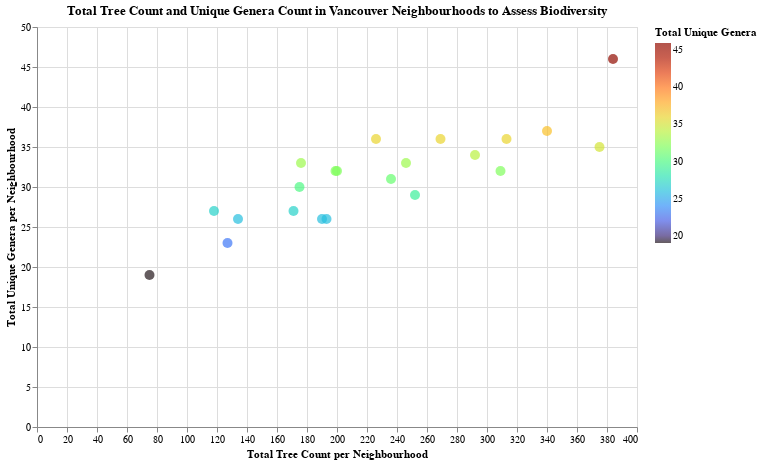

This figure's notebook cell:
### Markdown cell above
Figure 3 highlights that Kensinton-Cedar Cottage possesses mostly moderate diameters. However, for some trees, diameter at breast height can get up to 41.5cm, which is quite a large tree. Although most trees don't fall into this category, some do, and this indicates that preventative action against the emerald ash borer is important in the Kensington-Cedar Cottage neighbourhood. This is especially true considering the high number of Flaxinus trees in Kensington-Cedar Cottage. Furthermore, although the emerald ash borer prefers trees in the Flaxinus genus as its host, once it has infected all Flaxinus trees, it would move on to trees belonging to other genera in the area, further highlighting the importance of taking preventative action. The species with higher diameter wouldn't necessarily have to be Flaxinus to be infected. Moreover, larger diameter trees provide crucial ecological services to the neighbourhood and would also be more difficult to save, and more costly to remove if infected. Kitsilano, on the other hand, possesses a tree diameter range larger than Kensington-Cedar Cottage, with values of up to 71cm. This value was observed in Table 2 as the highest diameter value present in the dataframe. This indicates significant fuel loads if a wildfire occurs in the region, and emphasizes the need for wildfire safety measures to be put in place around the neighbourhood. Similarly to trees that aren't Flaxinus being at risk in the Kensington-Cedar Cottage neighbourhood, trees that aren't Pinus would also be at risk in the Kitsilano neighbourhood if a wildfire occurs. A wildfire burning a tree in the Pinus genus would be more flammable, but a wildfire in higher diameter trees would result in more fuel in the case of any genera, despite flammability varying. It is also important to note the potential of flammable trees in the Pinus tree spreading wildfire to other genera of large diameter.

Having an understanding of Kensington-Cedar Cottage's and Kitsilano's resilience and risk level, it will be interesting to investigate how they compare to the overall resilience and risk level across all neighbourhoods. This can be done by investigating biodiversity score across all neighbourhoods. By graphing total tree count and unique genera count, there can be an increased understanding of how much diversity there is in each neighbourhood relative to the total trees present.

### Code cell
# Count trees per neighbourhood
tree_counts = van_trees['neighbourhood_name'].value_counts()

# Convert this to a dataframe
tree_counts = tree_counts.rename_axis('neighbourhood_name').reset_index(name='tree_count')

# Calculate number of genera
biodiversity = van_trees.groupby('neighbourhood_name')['genus_name'].nunique().reset_index(name='biodiversity_score')

# Merge
biodiversity = biodiversity.merge(tree_counts, on='neighbourhood_name')

# Create diversity graph for all neighbourhoods
bio_scatter = alt.Chart(biodiversity).mark_circle(size=100).encode(
    x=alt.X('tree_count:Q', title='Total Tree Count per Neighbourhood'),
    y=alt.Y('biodiversity_score:Q', title='Total Unique Genera per Neighbourhood'),
    color=alt.Color('biodiversity_score:Q', scale=alt.Scale(scheme='turbo'), title='Total Unique Genera'),
    tooltip=['neighbourhood_name', 'tree_count', 'biodiversity_score']
).properties(
    width=600,
    height=400,
    title='Total Tree Count and Unique Genera Count in Vancouver Neighbourhoods to Assess Biodiversity'
)

bio_scatter

### Figure 1 — Vega-Lite specification as saved in the notebook (floating-point values rounded to 4 significant figures)
{"config": {"view": {"continuousWidth": 300, "continuousHeight": 300}}, "data": {"name": "data-a8f43080fb0e6333fd2da7f7da3137c7"}, "mark": {"type": "circle", "size": 100}, "encoding": {"color": {"field": "biodiversity_score", "scale": {"scheme": "turbo"}, "title": "Total Unique Genera", "type": "quantitative"}, "tooltip": [{"field": "neighbourhood_name", "type": "nominal"}, {"field": "tree_count", "type": "quantitative"}, {"field": "biodiversity_score", "type": "quantitative"}], "x": {"field": "tree_count", "title": "Total Tree Count per Neighbourhood", "type": "quantitative"}, "y": {"field": "biodiversity_score", "title": "Total Unique Genera per Neighbourhood", "type": "quantitative"}}, "height": 400, "title": "Total Tree Count and Unique Genera Count in Vancouver Neighbourhoods to Assess Biodiversity", "width": 600, "$schema": "https://vega.github.io/schema/vega-lite/v5.20.1.json", "datasets": {"data-a8f43080fb0e6333fd2da7f7da3137c7": [{"neighbourhood_name": "Arbutus-Ridge", "biodiversity_score": 30, "tree_count": 175}, {"neighbourhood_name": "Downtown", "biodiversity_score": 27, "tree_count": 171}, {"neighbourhood_name": "Dunbar-Southlands", "biodiversity_score": 36, "tree_count": 313}, {"neighbourhood_name": "Fairview", "biodiversity_score": 26, "tree_count": 134}, {"neighbourhood_name": "Grandview-Woodland", "biodiversity_score": 26, "tree_count": 193}, {"neighbourhood_name": "Hastings-Sunrise", "biodiversity_score": 37, "tree_count": 340}, {"neighbourhood_name": "Kensington-Cedar Cottage", "biodiversity_score": 35, "tree_count": 375}, {"neighbourhood_name": "Kerrisdale", "biodiversity_score": 29, "tree_count": 252}, {"neighbourhood_name": "Killarney", "biodiversity_score": 32, "tree_count": 200}, {"neighbourhood_name": "Kitsilano", "biodiversity_score": 36, "tree_count": 269}, {"neighbourhood_name": "Marpole", "biodiversity_score": 31, "tree_count": 236}, {"neighbourhood_name": "Mount Pleasant", "biodiversity_score": 32, "tree_count": 199}, {"neighbourhood_name": "Oakridge", "biodiversity_score": 26, "tree_count": 190}, {"neighbourhood_name": "Renfrew-Collingwood", "biodiversity_score": 46, "tree_count": 384}, {"neighbourhood_name": "Riley Park", "biodiversity_score": 33, "tree_count": 246}, {"neighbourhood_name": "Shaughnessy", "biodiversity_score": 36, "tree_count": 226}, {"neighbourhood_name": "South Cambie", "biodiversity_score": 27, "tree_count": 118}, {"neighbourhood_name": "Strathcona", "biodiversity_score": 19, "tree_count": 75}, {"neighbourhood_name": "Sunset", "biodiversity_score": 32, "tree_count": 309}, {"neighbourhood_name": "Victoria-Fraserview", "biodiversity_score": 34, "tree_count": 292}, {"neighbourhood_name": "West End", "biodiversity_score": 23, "tree_count": 127}, {"neighbourhood_name": "West Point Grey", "biodiversity_score": 33, "tree_count": 176}]}}
